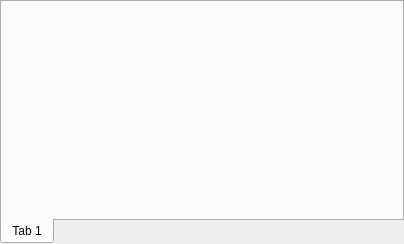
<?xml version="1.0" encoding="UTF-8"?>
<ui version="4.0">
 <class>TabWindowClass</class>
 <widget class="QMainWindow" name="TabWindowClass">
  <property name="geometry">
   <rect>
    <x>0</x>
    <y>0</y>
    <width>404</width>
    <height>244</height>
   </rect>
  </property>
  <widget class="QWidget" name="centralWidget">
   <layout class="QVBoxLayout">
    <property name="margin">
     <number>0</number>
    </property>
    <item>
     <widget class="TabWidget" name="twtTabs">
      <property name="tabPosition">
       <enum>QTabWidget::South</enum>
      </property>
      <widget class="QWidget" name="tab">
       <attribute name="title">
        <string>Tab 1</string>
       </attribute>
      </widget>
     </widget>
    </item>
   </layout>
  </widget>
 </widget>
 <layoutdefault spacing="6" margin="11"/>
 <customwidgets>
  <customwidget>
   <class>TabWidget</class>
   <extends>QTabWidget</extends>
   <header>tabwidget.h</header>
   <container>1</container>
  </customwidget>
 </customwidgets>
 <resources/>
 <connections/>
</ui>
